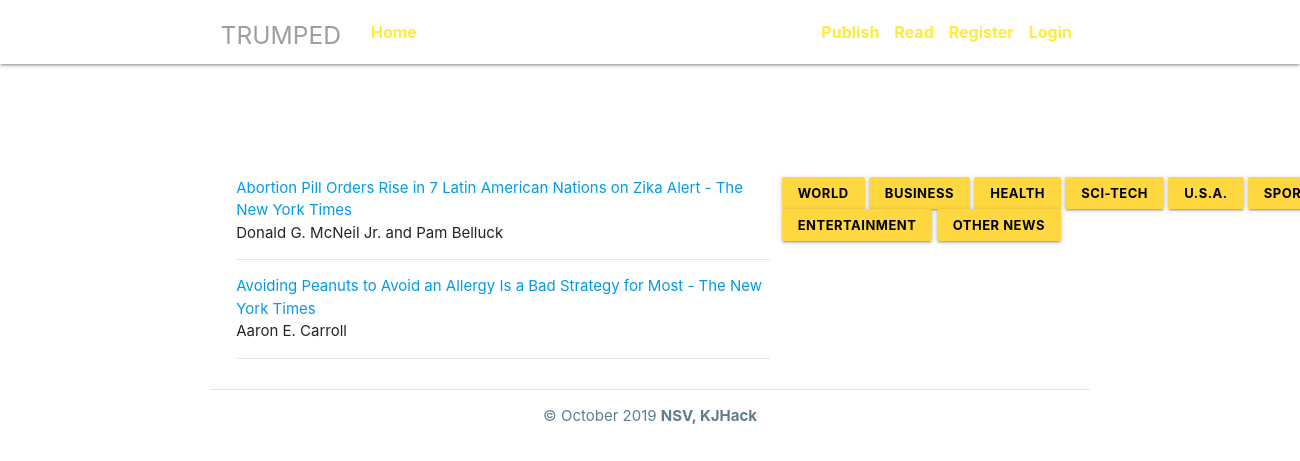
The app's page /viewList/business, older data.
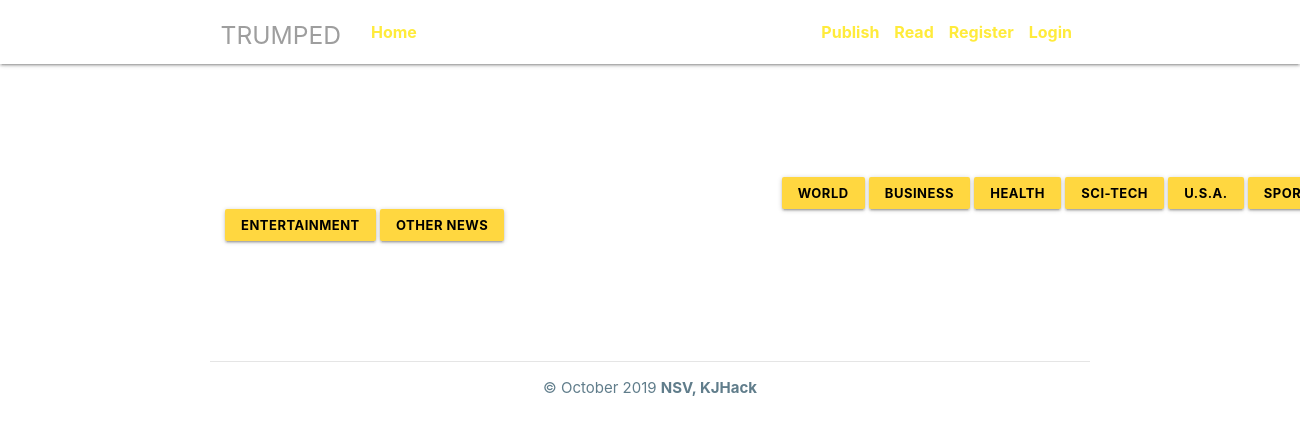
The same page, newer data.
### project/models.py (models this page shows, shortened)
class Posts(db.Model):
	__tablename__ = 'posts'
	id = db.Column(db.Integer, primary_key = True)
	title = db.Column(db.String(1000), nullable = False)
	text = db.Column(db.String(3000),nullable = False)
	author = db.Column(db.String(128), unique = False, nullable = False)
	type_of_post = db.Column(db.String(500),unique = False, nullable = True)
	real = db.Column(db.Integer, nullable=True)
	user_id = db.Column(db.Integer, db.ForeignKey('user.id'), nullable= False)

### project/routes.py (the view)
@app.route("/viewList/<type_of_post>", methods = ['GET','POST'])
def viewList(type_of_post):
	newsList = Posts.query.filter_by(type_of_post=type_of_post).all()
	return render_template("viewList.html",title = 'View News', newsList = newsList)

### project/templates/viewList.html
{% extends "layout.html" %}
{% block content %}
<body>
  <br><br><br><br><br>
  <div class = "dim hoverable col s12">
    {% for news in newsList %}
    <div class="hoverable blue-grey-lighten-2">
      <a href="{{ url_for('viewNews', article_id = news.id) }}">{{ news.title }} </a><br>
      {{ news.author }} <br>
      <hr>
    </div>
    {% endfor %}
  </div>
  <div class="dim">
    <div class = "dim">
      <p>
        <a href="{{ url_for('viewList', type_of_post='world') }}" class="button-border hoverable waves-effect waves-light btn-small amber accent-2 black-text"><b>World</b></a>
        <a href="{{ url_for('viewList', type_of_post='business') }}" class="button-border hoverable waves-effect waves-light btn-small amber accent-2 black-text"><b>Business</b></a>
        <a href="{{ url_for('viewList', type_of_post='health') }}" class="button-border hoverable waves-effect waves-light btn-small amber accent-2 black-text"><b>Health</b></a>
        <a href="{{ url_for('viewList', type_of_post='sci_tech') }}" class="button-border hoverable waves-effect waves-light btn-small amber accent-2 black-text"><b>Sci-Tech</b></a>
        <a href="{{ url_for('viewList', type_of_post='us') }}" class="button-border hoverable waves-effect waves-light btn-small amber accent-2 black-text"><b>U.S.A.</b></a>
        <a href="{{ url_for('viewList', type_of_post='sport') }}" class="button-border hoverable waves-effect waves-light btn-small amber accent-2 black-text"><b>Sports</b></a>
        <a href="{{ url_for('viewList', type_of_post='entertainment') }}" class="button-border hoverable waves-effect waves-light btn-small amber accent-2 black-text"><b>Entertainment</b></a>
        <a href="#" class="button-border hoverable waves-effect waves-light btn-small amber accent-2 black-text"><b>Other News</b></a>
      </p>
    </div>
  </div>
</body> <br><br><br><br>
{% endblock content %}

### project/templates/layout.html (shortened to what this page needs)
<!DOCTYPE html>
<html>
<head>
  <link rel="stylesheet" href="https://maxcdn.bootstrapcdn.com/bootstrap/4.0.0/css/bootstrap.min.css">
  <link rel="stylesheet" type="text/css" href="{{ url_for('static', filename='home.css') }}">
  <link rel="stylesheet" type="text/css" href="{{ url_for('static', filename='main.css') }}">
  <link type="text/css" rel="stylesheet" href="static/css/materialize.min.css" media="screen,projection">
</head>
<body class = "content">
  <header class="site-header">
    <nav class="transparent navbar navbar-expand-md navbar-dark">
      <div class="container">
        <a class="navbar-brand mr-4" href="/"><h5 class="grey-text lighten-3">TRUMPED</h5></a>
        <div class="topnav collapse navbar-collapse" id="navbarToggle">
          <div class="navbar-nav mr-auto">
            <a class="hoverable nav-item nav-link" href="{{ url_for('home') }}"><span class = "yellow-text darken-4"><b>Home</b></span></a>
          </div>
          <div class="navbar-nav">
            <a class="hoverable nav-item nav-link" href="{{ url_for('payTrumped') }}"><span class = 'yellow-text darken-4'><b>Publish</b></span></a>
            <a class="hoverable nav-item nav-link" href="{{ url_for('payAuth', type='world') }}" class="button-border hoverable waves-effect waves-light btn-large amber accent-2 black-text"><span class = 'yellow-text darken-4'><b>Read</b></span></a>
            {% if current_user.is_authenticated %}
            <a class="hoverable nav-item nav-link" href="{{ url_for('account') }}"><span class = 'yellow-text darken-4'><b>Account</b></span></a>
            <a class="hoverable nav-item nav-link" href="{{ url_for('logout') }}"><span class = 'yellow-text darken-4'><b>Logout</b></span></a>
            {% else %}
            <a class="hoverable nav-item nav-link" href="{{ url_for('userRegister') }}"><span class = 'yellow-text darken-4'><b>Register</b></span></a>
            <a class="hoverable nav-item nav-link" href="{{ url_for('login') }}"><span class = 'yellow-text darken-4'><b>Login</b></span></a>
            {% endif %}
          </div>
        </div>
      </div>
    </nav>
  </header>
  <main role="main" class="container">
    <div class="row">
      <div class="col-md-8">
        {% block content %} {% endblock %}
      </div>
      <div class = "footer">
        <hr>
        <p class = "blue-grey-text lighten-2">© October 2019 <b>NSV, KJHack</b></p>
      </div>
    </div>
  </main>
</body>
</html>

### project/static/home.css (style rules this page uses)
body { background-image: url("background.png"); background-repeat: no-repeat; background-attachment: fixed; background-position: center; }

### project/static/main.css (style rules this page uses)
.dim { width: 90vw; display: block; top:0; left:0 right:0; }
.footer { position:relative; left: 0; bottom: 0; width: 100%; height:60px; text-align: center; list-style: none; margin: 0; }
.topnav a { float: left; padding: 14px 16px; text-decoration: none; font-size: 16px; }
.button-border { padding: 30px; border-radius: 50px; }

Row changes from the older to the newer data that the page shows:
removed Posts: title "Abortion Pill Orders Rise in 7 Latin American Nations on Zika Alert - The New York Times", author "Donald G. McNeil Jr. and Pam Belluck"
removed Posts: title "Avoiding Peanuts to Avoid an Allergy Is a Bad Strategy for Most - The New York Times", author "Aaron E. Carroll"
